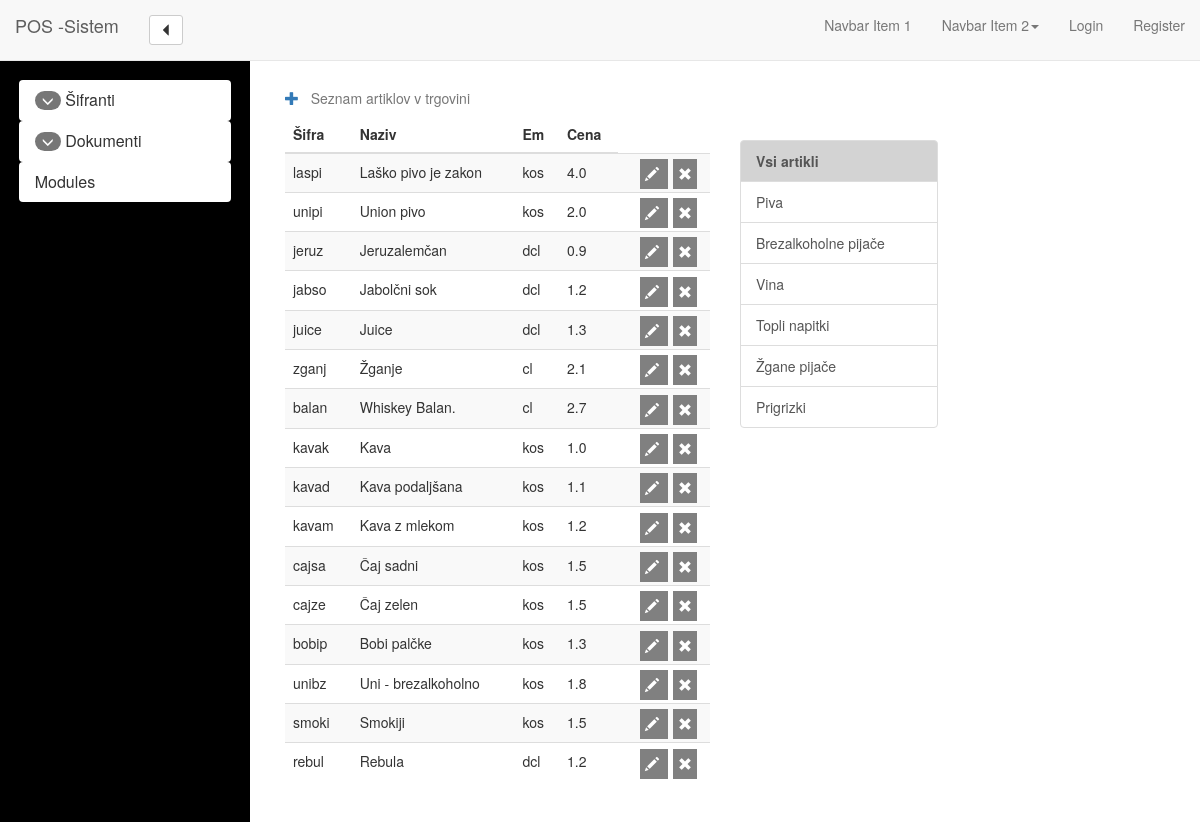
/invoice/seznam_artiklov, run on the app's committed database.
### invoices/models.py (models this page shows, shortened)
class Artikel(models.Model):
    sifra = models.CharField(max_length=5)
    naziv  = models.CharField(max_length=25)
    skupina = models.ForeignKey(SkupinaArtikla)
    cena = models.FloatField(default=0)
    davek = models.FloatField(default=0)
    em = models.CharField(max_length=3)

class SkupinaArtikla(models.Model):
    naziv = models.CharField(max_length=40)

### invoices/views.py (the view)
# urls.py: url(r"^seznam_artiklov/(?P<skupina>\d+)$",ArtikelListView.as_view(), name="seznam_artiklov_filter"),
class ArtikelListView(ListView):
    context_object_name = "seznam_artiklov"
    template_name = "invoices/seznam_artiklov.html"
    model = Artikel
    def get_context_data(self, **kwargs):
        context = super().get_context_data(**kwargs)
        context["seznam_skupin_artiklov"] = SkupinaArtikla.objects.all()
        context["aktivna_skupina"] = int(self.kwargs.get("skupina","0"))
        return context
    def get_queryset(self):
        skupina_artikla = self.kwargs.get("skupina","")
        if skupina_artikla:
            skupina_obj = get_object_or_404(SkupinaArtikla,pk=skupina_artikla)
            return Artikel.objects.filter(skupina = skupina_obj)
        else:
            return Artikel.objects.all()

### invoices/templates/invoices/seznam_artiklov.html (shortened to what this page needs)
{% extends "invoices/base.html" %}
{% load crispy_forms_tags %}
{% block main_content%}
    <div class="container-fluid">
    <div class="row">
        <div class="col-md-6">
            <table class="table table-striped">
                <caption>
                    <a href="{% url 'artikel_add' %}">
                    <span class="glyphicon glyphicon-plus"/>
                    </a>
                        &nbsp Seznam artiklov v trgovini
                </caption>
                <thead>
                    <tr>
                        <th>Šifra</th>
                        <th>Naziv</th>
                        <th>Em</th>
                        <th>Cena</th>
                    </tr>
                </thead>
                {% for artikel in seznam_artiklov %}
                    <tr>
                        <td>{{ artikel.sifra }}</td>
                        <td>{{ artikel.naziv }}</td>
                        <td>{{ artikel.em }}</td>
                        <td>{{ artikel.cena }}</td>
                        <td class align="right">
                            <a class="btn-table btn-edit"
                                    type="button"
                                    href = "{% url 'artikel_edit' pk=artikel.id %}"
                                                               type="button">
                                <span class="glyphicon glyphicon-pencil"></span>
                            </a>
                            <a class="btn-table btn-delete"
                                    type="button"
                                    href = "{% url 'artikel_edit' pk=artikel.id %}"
                                                               type="button">
                                <span class="glyphicon glyphicon-remove"></span>
                            </a>
                        </td>
                    </tr>
                {% endfor %}
            </table>
        </div>
        <div class="col-md-3" style="margin-top: 60px">
            {% if aktivna_skupina %}
                <a href="{% url 'seznam_artiklov' %}" class="list-group-item">
                Vsi artikli
                </a>
            {% else %}
                <a href="{% url 'seznam_artiklov' %}"
                   class="list-group-item i-am-here">
                Vsi artikli
                </a>
            {% endif %}
            {% for skupina in seznam_skupin_artiklov %}
                {% if aktivna_skupina == skupina.id %}
                    <a href="{% url 'seznam_artiklov_filter' skupina=skupina.id %}"
                    class="list-group-item i-am-here">{{skupina.naziv}}</a>
                {% else %}
                    <a href="{% url 'seznam_artiklov_filter' skupina=skupina.id %}"
                    class="list-group-item">{{skupina.naziv}}</a>
                {% endif %}
            {% endfor %}
        </div>
    </div>
    </div>
{% endblock main_content %}

### invoices/templates/invoices/base.html (shortened to what this page needs)
{% load staticfiles %}
{% load static %}
<!DOCTYPE html>
<html lang="en">
<head>
    <link href="{% static 'bootstrap/css/bootstrap.min.css' %}"
          rel="stylesheet" media="screen">
    <link href="{% static 'bootstrap/css/simple-sidebar.css' %}"
          rel="stylesheet" media="screen">
    <link href="{% static 'invoices/app_design.css' %}" rel="stylesheet" media="screen">
</head>
<body>
<div id="header" class="navbar navbar-default navbar-fixed-top">
    <div class="navbar-header">
        <a class="navbar-brand" href="#">
            POS -Sistem
        </a>
        <p class="navbar-text">
        <a class="btn btn-default btn-sm"
            href="#menu-toggle"
            id="menu-toggle"><span class="glyphicon glyphicon-triangle-left"/></a>
        </p>
    </div>
    <nav class="collapse navbar-collapse">
        <ul class="nav navbar-nav pull-right">
            <li>
                <a href="#">Navbar Item 1</a>
            </li>
            <li class="dropdown">
              <a href="#" class="dropdown-toggle" data-toggle="dropdown">Navbar Item 2<b class="caret"></b></a>
            </li>
            {% if user.is_authenticated %}
                <li><a href="#">User name</a></li>
                <li><a href="#">Logout</a></li>
            {% else %}
                <li><a href="#">Login</a></li>
                <li><a href="#">Register</a></li>
            {% endif %}
        </ul>
    </nav>
</div>
    <div id="wrapper">
        <div  id="sidebar-wrapper">
            <div class="panel-group" id="acordian">
                <div class="panel panel-title">
                    <div class="panel-heading">
                        <h4 class="panel-title">
                            <a data-toggle="collapse"
                               data-parent="#accordion"
                               href="#collapseOne">
                                <span class="badge">
                                    <span class="glyphicon glyphicon-menu-down"></span>
                                </span>
                                Šifranti
                            </a>
                        </h4>
                    </div>
                </div>
                <div class="panel panel-title">
                    <div class="panel-heading">
                        <h4 class="panel-title">
                            <a data-toggle="collapse"
                               data-parent="#accordion"
                               href="#collapseTwo">
                                <span class="badge">
                                    <span class="glyphicon glyphicon-menu-down"></span>
                                </span>
                                Dokumenti
                            </a>
                        </h4>
                    </div>
                </div>
                <div class="panel panel-title">
                    <div class="panel-heading">
                        <h4 class="panel-title">
                            <a data-parent="#accordion" href="#">Modules</a>
                        </h4>
                    </div>
                </div>
            </div>
        </div>
        <div id="page-content-wrapper" style="padding-top:60px;">
            {% block main_content %}
            {% endblock main_content %}
        </div>
    </div>
</body>
</html>

### invoices/static/invoices/app_design.css (style rules this page uses)
a.btn-table { height: 25px; padding: 5px; vertical-align: middle; font-size: 14px; color: white; background: grey; text-decoration: none; margin-right: 5px; }
a.i-am-here { background: lightgray; font-weight: bold; }

### data on the page
Artikel: sifra "laspi", naziv "Laško pivo je zakon", em "kos", cena "4.0"
Artikel: sifra "unipi", naziv "Union pivo", em "kos", cena "2.0"
Artikel: sifra "jeruz", naziv "Jeruzalemčan", em "dcl", cena "0.9"
Artikel: sifra "jabso", naziv "Jabolčni sok", em "dcl", cena "1.2"
Artikel: sifra "juice", naziv "Juice", em "dcl", cena "1.3"
Artikel: sifra "zganj", naziv "Žganje", em "cl", cena "2.1"
Artikel: sifra "balan", naziv "Whiskey Balan.", em "cl", cena "2.7"
Artikel: sifra "kavak", naziv "Kava", em "kos", cena "1.0"
Artikel: sifra "kavad", naziv "Kava podaljšana", em "kos", cena "1.1"
Artikel: sifra "kavam", naziv "Kava z mlekom", em "kos", cena "1.2"
Artikel: sifra "cajsa", naziv "Čaj sadni", em "kos", cena "1.5"
Artikel: sifra "cajze", naziv "Čaj zelen", em "kos", cena "1.5"
Artikel: sifra "bobip", naziv "Bobi palčke", em "kos", cena "1.3"
Artikel: sifra "unibz", naziv "Uni - brezalkoholno", em "kos", cena "1.8"
Artikel: sifra "smoki", naziv "Smokiji", em "kos", cena "1.5"
Artikel: sifra "rebul", naziv "Rebula", em "dcl", cena "1.2"
SkupinaArtikla: naziv "Piva"
SkupinaArtikla: naziv "Brezalkoholne pijače"
SkupinaArtikla: naziv "Vina"
SkupinaArtikla: naziv "Topli napitki"
SkupinaArtikla: naziv "Žgane pijače"
SkupinaArtikla: naziv "Prigrizki"
